Frame 1 (no input): blank canvas, image omitted
Frame 60 (no input): blank canvas, image omitted
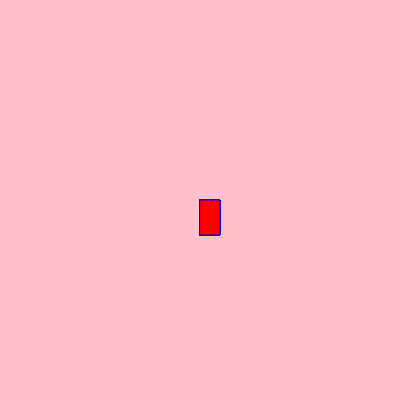
Frame 120 (the mouse pressed at the canvas centre since frame 60)

The p5.js sketch whose frames 1 and 60 were blank and that drew this single picture after the mouse press (run headless with seeded random() and noise() and a simulated clock; from frame 60 on, the mouse is pressed at the canvas centre):

// p5.js sketch
// ── sketch.js
function setup() {
    createCanvas(400, 400);
    background("pink")
  }
  
  function draw() {
    stroke("blue");
    fill("red");
    
    
    if (mouseIsPressed) {
      rect(mouseX, mouseY, 20, 35);
    }
  }
